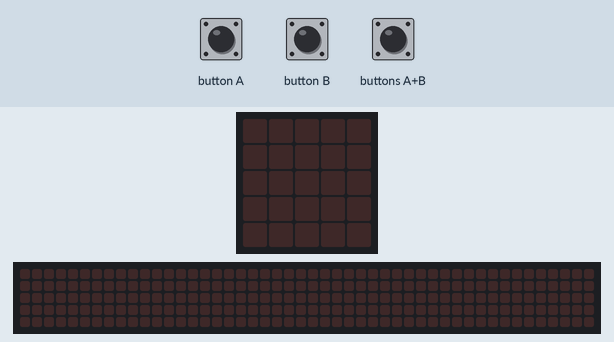
Recording of a program running on a simulated BBC micro:bit (MakeCode). On the bench: the board's 5×5 LED display, a strip that is not on the board, showing the scrolling text unrolled. The inputs (shaded band) are chosen by the test bench. Random numbers come from a fixed seed; the 48×5 strip is a reading aid, not a part: it shows the text the display is scrolling, unrolled, one strip-width of it at a time.

Above: at 1.2 s.
1.3 s: button A pressed for 0.15 s
At 1.7 s:
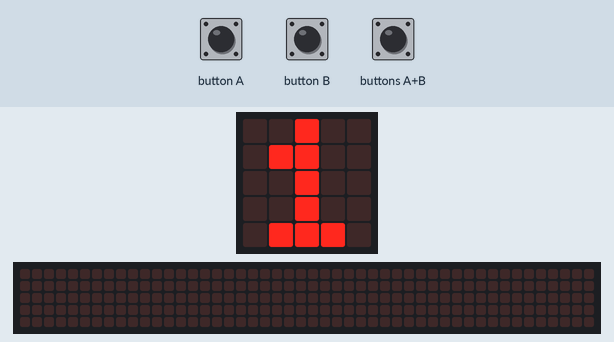
At 5.5 s:
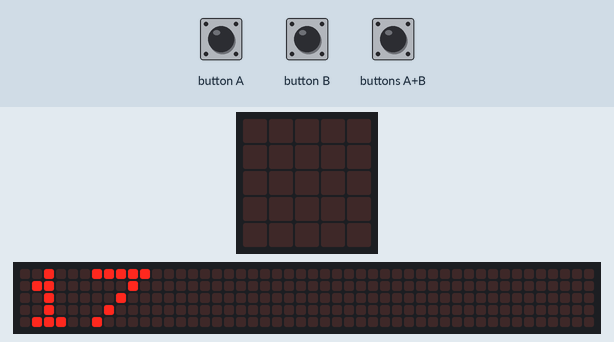
Timing chart, 0 to 7.0 s (numbered marks = the images above; inputs shaded):
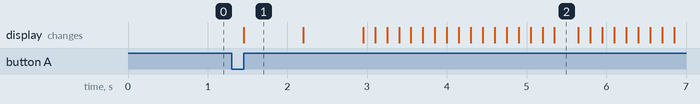

Measured:
- after the input at 1.3 s, the display: changes after 0.15 s (image 1)
- what the display in image 1 shows lasts 0.7 s, from 1.5 s to 2.2 s

The program:

main.ts
```typescript
input.onButtonPressed(Button.A, function () {
    for (let index = 0; index < 1825; index++) {
        valor_dado += randint(0, 6)
        cantidad_agua = cantidad_agua + valor_dado
        if (cantidad_agua <= 2) {
            dias += 1
        }
        basic.showNumber(cantidad_agua)
    }
})
input.onButtonPressed(Button.AB, function () {
    basic.showNumber(dias)
})
input.onButtonPressed(Button.B, function () {
    promedio += cantidad_agua / 1825
    basic.showNumber(promedio)
})
let dias = 0
let promedio = 0
let valor_dado = 0
let cantidad_agua = 0
cantidad_agua = 0
valor_dado = 0
promedio = 0
dias = 0
```

test.ts
```typescript
// aquí va el archivo "tests"; esto no se compilará cuando este paquete se utilice como una extensión.
```
